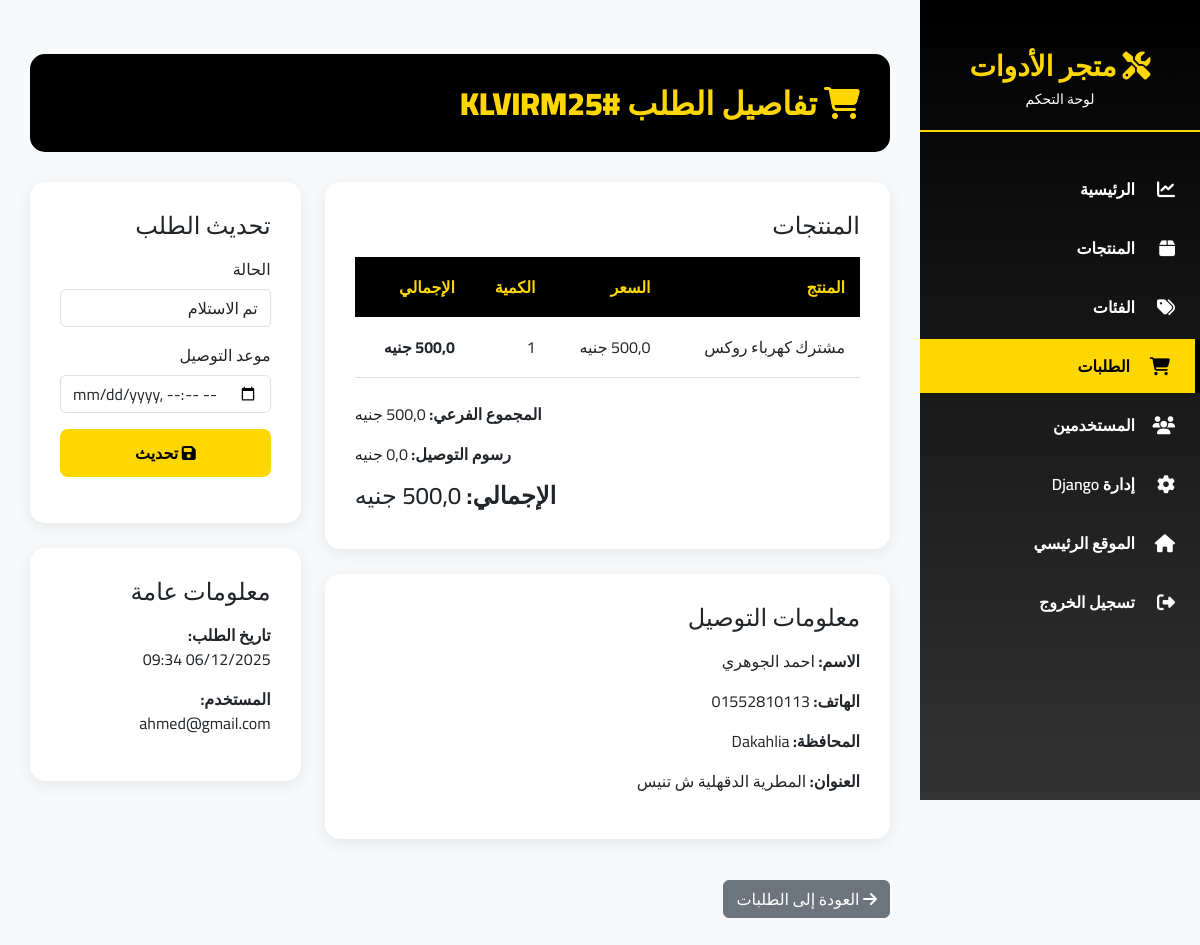
The app's page /admin-panel/orders/KLVIRM25/ (signed in) with its own data.
### orders/models.py (models this page shows, shortened)
class Order(models.Model):
    user = models.ForeignKey(CustomUser, related_name='order_owner', on_delete=models.SET_NULL, blank=True, null=True)
    status = models.CharField(choices=ORDER_STATUS, max_length=20, default='Received')
    code = models.CharField(default=generate_code, max_length=20)
    order_time = models.DateTimeField(default=timezone.now)
    delivery_time = models.DateTimeField(blank=True, null=True)  # Fixed spelling
    coupon = models.ForeignKey('Coupon', related_name='order_coupon', on_delete=models.SET_NULL, blank=True, null=True)
    address = models.ForeignKey(OrderAddress, related_name='orders', on_delete=models.SET_NULL, null=True, blank=True)
    subtotal = models.FloatField('المجموع الفرعي', default=0)
    delivery_fee = models.FloatField('رسوم التوصيل', default=0)
    discount = models.FloatField('الخصم', default=0)
    total = models.FloatField('الإجمالي', blank=True, null=True)
    total_with_coupon = models.FloatField(blank=True, null=True)
    class Meta:
        ordering = ['-order_time']

class OrderDetail(models.Model):
    order = models.ForeignKey(Order,related_name = 'order_detail',on_delete = models.CASCADE)
    product = models.ForeignKey(Product,related_name = 'orderdetail_product',on_delete = models.SET_NULL,blank=True, null=True)
    quantity = models.IntegerField()
    price = models.FloatField()
    total = models.FloatField(blank=True, null=True)

class OrderAddress(models.Model):
    customer_name = models.CharField('اسم العميل', max_length=200)
    customer_phone = models.CharField('رقم الهات ف', max_length=15)
    customer_email = models.EmailField('البريد الإلكتروني', blank=True)
    governorate = models.CharField('المحافظة', max_length=100)
    city = models.CharField('المدينة', max_length=100, blank=True)
    address_line = models.TextField('العنوان بالتفصيل', max_length=500)
    notes = models.TextField('ملاحظات', blank=True, max_length=500)

### products/models.py (models this page shows, shortened)
class Product(models.Model):
    name = models.CharField('name', max_length=120,blank=True,null=True, db_index=True)
    category = models.ForeignKey(Category, verbose_name='الفئة', related_name='products', on_delete=models.SET_NULL, null=True, blank=True, db_index=True)
    subtitle = models.TextField('subtitle', max_length=500, blank=True, null=True)
    image = models.ImageField(upload_to='product_colors', blank=True, null=True)
    description = models.TextField('description', max_length=50000, blank=True, null=True)
    created_at = models.DateTimeField(default=timezone.now, db_index=True)
    tags = TaggableManager()
    brand = models.CharField('العلامة التجارية', max_length=100, blank=True)  # Optional brand field
    is_featured = models.BooleanField('مميز', default=False)  # Featured products
    is_active = models.BooleanField('نشط', default=True)  # Active/inactive products
    slug = models.SlugField(blank=True, null=True, unique=True, db_index=True)
    class Meta :
        ordering = ['id']
        verbose_name = 'Product'
        verbose_name_plural = 'Products'

### accounts/models.py (models this page shows, shortened)
class CustomUser(AbstractUser):
    username = None  # نحذف الحقل الافتراضي
    email = models.EmailField(unique=True)  # نستخدم الإيميل بدلًا منه
    image = models.ImageField(upload_to='user_images/', blank=True, null=True)
    phone_number = models.CharField(max_length=15, blank=True)
    address = models.TextField(blank=True, max_length=500)
    bio = models.TextField(blank=True)
    birth_date = models.DateField(blank=True, null=True)
    USERNAME_FIELD = 'email'      # تحديد الإيميل كحقل تسجيل دخول
    REQUIRED_FIELDS = []          # لا نطلب حقول إضافية أثناء إنشاء المستخدم من CLI
    objects = CustomUserManager()  # تعيين مدير المستخدم المخصص

### admin_panel/views.py (the view)
# urls.py: path('orders/<str:order_code>/', views.admin_order_detail, name='order-detail'),
@admin_required
def admin_order_detail(request, order_code):
    order = get_object_or_404(Order, code=order_code)
    order_details = OrderDetail.objects.filter(order=order)
    if request.method == 'POST':
        form = OrderStatusForm(request.POST, instance=order)
        if form.is_valid():
            form.save()
            messages.success(request, f'✅ تم تحديث حالة الطلب #{order.code} بنجاح.')
            return redirect('admin_panel:order-detail', order_code=order_code)
    else:
        form = OrderStatusForm(instance=order)
    context = {
        'order': order,
        'order_details': order_details,
        'form': form,
    }
    return render(request, 'admin_panel/order_detail.html', context)

### admin_panel/forms.py
class OrderStatusForm(forms.ModelForm):
    class Meta:
        model = Order
        fields = ['status', 'delivery_time']
        widgets = {
            'status': forms.Select(attrs={'class': 'form-control'}),
            'delivery_time': forms.DateTimeInput(attrs={
                'class': 'form-control',
                'type': 'datetime-local'
            }),
        }

### accounts/custom_context_processor.py (called while the page is built)
def custom_user_context(request):
    if request.user.is_authenticated:
        user = request.user
        return {
            'user': user,
        }
    return {}

### orders/cart_context_processor.py (called while the page is built, shortened)
def get_cart_data(request):
    if request.user.is_authenticated:
        cart, created = Cart.objects.get_or_create(user=request.user, status='Inprogress')
        cart_detail = CartDetail.objects.filter(cart=cart)
        return {
            'cart_data': cart,
            'cart_detail_data': cart_detail,
        }

### admin_panel/templates/admin_panel/order_detail.html (shortened to what this page needs)
{% extends 'admin_panel/base.html' %}
{% load i18n %}
{% block content %}
<div class="page-header">
 <h1>
  <i class="fas fa-shopping-cart">
  </i>
  تفاصيل الطلب #{{ order.code }}
 </h1>
</div>
<div class="row">
 <div class="col-md-8">
  <div class="content-card">
   <h4 class="mb-3">
    {% trans "المنتجات" %}
   </h4>
   <table class="admin-table">
    <thead>
     <tr>
      <th>
       {% trans "المنتج" %}
      </th>
      <th>
       {% trans "السعر" %}
      </th>
      <th>
       {% trans "الكمية" %}
      </th>
      <th>
       {% trans "الإجمالي" %}
      </th>
     </tr>
    </thead>
    <tbody>
     {% for item in order_details %}
     <tr>
      <td>
       {{ item.product.name }}
      </td>
      <td>
       {{ item.price }} جنيه
      </td>
      <td>
       {{ item.quantity }}
      </td>
      <td>
       <strong>
        {{ item.total }} جنيه
       </strong>
      </td>
     </tr>
     {% endfor %}
    </tbody>
   </table>
   <div class="mt-4 text-end">
    <p>
     <strong>
      {% trans "المجموع الفرعي:" %}
     </strong>
     {{ order.subtotal }} جنيه
    </p>
    <p>
     <strong>
      {% trans "رسوم التوصيل:" %}
     </strong>
     {{ order.delivery_fee }} جنيه
    </p>
    <h4>
     <strong>
      {% trans "الإجمالي:" %}
     </strong>
     {{ order.total }} جنيه
    </h4>
   </div>
  </div>
  {% if order.address %}
  <div class="content-card mt-3">
   <h4 class="mb-3">
    {% trans "معلومات التوصيل" %}
   </h4>
   <p>
    <strong>
     {% trans "الاسم:" %}
    </strong>
    {{ order.address.customer_name }}
   </p>
   <p>
    <strong>
     {% trans "الهاتف:" %}
    </strong>
    {{ order.address.customer_phone }}
   </p>
   <p>
    <strong>
     {% trans "المحافظة:" %}
    </strong>
    {{ order.address.governorate }}
   </p>
   <p>
    <strong>
     {% trans "العنوان:" %}
    </strong>
    {{ order.address.address_line }}
   </p>
  </div>
  {% endif %}
 </div>
 <div class="col-md-4">
  <div class="content-card">
   <h4 class="mb-3">
    {% trans "تحديث الطلب" %}
   </h4>
   <form method="POST">
    <div class="mb-3">
     <label class="form-label">
      {% trans "الحالة" %}
     </label>
     {{ form.status }}
    </div>
    <div class="mb-3">
     <label class="form-label">
      {% trans "موعد التوصيل" %}
     </label>
     {{ form.delivery_time }}
    </div>
    <button class="btn-admin-primary w-100" type="submit">
     <i class="fas fa-save">
     </i>
     {% trans "تحديث" %}
    </button>
   </form>
  </div>
  <div class="content-card mt-3">
   <h4 class="mb-3">
    {% trans "معلومات عامة" %}
   </h4>
   <p>
    <strong>
     {% trans "تاريخ الطلب:" %}
    </strong>
    <br/>
    {{ order.order_time|date:"d/m/Y H:i" }}
   </p>
   {% if order.user %}
   <p>
    <strong>
     {% trans "المستخدم:" %}
    </strong>
    <br/>
    {{ order.user.email }}
   </p>
   {% endif %}
  </div>
 </div>
</div>
<div class="mt-3">
 <a class="btn btn-secondary" href="{% url 'admin_panel:orders-list' %}">
  <i class="fas fa-arrow-right">
  </i>
  {% trans "العودة إلى الطلبات" %}
 </a>
</div>
{% endblock %}

### admin_panel/templates/admin_panel/base.html (style rules this page uses)
* { font-family: 'Cairo', sans-serif; }
:root { --primary-yellow: #FFD700; --primary-black: #000000; --dark-gray: #333; --light-gray: #f8f9fa; --sidebar-width: 280px; }
body { background-color: var(--light-gray); }
.page-header { background: var(--primary-black); color: var(--primary-yellow); padding: 30px; border-radius: 15px; margin-bottom: 30px; }
.page-header h1 { margin: 0; font-size: 32px; font-weight: 900; }
.content-card { background: #fff; border-radius: 15px; padding: 30px; box-shadow: 0 4px 15px rgba(0, 0, 0, 0.08); margin-bottom: 25px; }
.btn-admin-primary { background-color: var(--primary-yellow); color: var(--primary-black); border: none; font-weight: 700; padding: 12px 30px; border-radius: 8px; transition: all 0.3s ease; }
.admin-table { width: 100%; border-collapse: collapse; }
.admin-table thead { background: var(--primary-black); color: var(--primary-yellow); }
.admin-table th { padding: 15px; text-align: right; font-weight: 700; }
.admin-table td { padding: 15px; border-bottom: 1px solid #e0e0e0; }

### records on screen
Order: code "KLVIRM25", delivery_fee "0,0", address.customer_name "احمد الجوهري", address.customer_phone "01552810113", address.governorate "Dakahlia", address.address_line "المطرية الدقهلية ش تنيس", status "تم الاستلام", order_time "06/12/2025 09:34", user.email "ahmed@gmail.com"
OrderDetail: product.name "مشترك كهرباء روكس", quantity "1", total "500,0"
